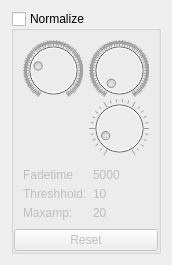
<?xml version="1.0" encoding="UTF-8"?>
<ui version="4.0">
 <class>Form</class>
 <widget class="QWidget" name="Form">
  <property name="geometry">
   <rect>
    <x>0</x>
    <y>0</y>
    <width>170</width>
    <height>260</height>
   </rect>
  </property>
  <property name="windowTitle">
   <string>crmp Normalize</string>
  </property>
  <layout class="QVBoxLayout" name="verticalLayout">
   <item>
    <widget class="QFrame" name="frmNormalize">
     <property name="frameShape">
      <enum>QFrame::NoFrame</enum>
     </property>
     <property name="frameShadow">
      <enum>QFrame::Raised</enum>
     </property>
     <layout class="QVBoxLayout" name="verticalLayout_4">
      <property name="spacing">
       <number>0</number>
      </property>
      <property name="margin">
       <number>0</number>
      </property>
      <item>
       <widget class="QGroupBox" name="Normalize">
        <property name="title">
         <string>Normalize</string>
        </property>
        <property name="checkable">
         <bool>true</bool>
        </property>
        <property name="checked">
         <bool>false</bool>
        </property>
        <layout class="QVBoxLayout" name="verticalLayout_9">
         <property name="spacing">
          <number>0</number>
         </property>
         <property name="margin">
          <number>0</number>
         </property>
         <item>
          <widget class="QWidget" name="gridWidget_2" native="true">
           <property name="minimumSize">
            <size>
             <width>0</width>
             <height>128</height>
            </size>
           </property>
           <property name="maximumSize">
            <size>
             <width>16777215</width>
             <height>128</height>
            </size>
           </property>
           <layout class="QGridLayout" name="gridLayout">
            <item row="0" column="0">
             <widget class="QDial" name="fadetime">
              <property name="minimumSize">
               <size>
                <width>60</width>
                <height>60</height>
               </size>
              </property>
              <property name="maximumSize">
               <size>
                <width>60</width>
                <height>60</height>
               </size>
              </property>
              <property name="toolTip">
               <string>Fadetime</string>
              </property>
              <property name="minimum">
               <number>0</number>
              </property>
              <property name="maximum">
               <number>20000</number>
              </property>
              <property name="pageStep">
               <number>20</number>
              </property>
              <property name="value">
               <number>5000</number>
              </property>
              <property name="notchesVisible">
               <bool>true</bool>
              </property>
             </widget>
            </item>
            <item row="0" column="1">
             <widget class="QDial" name="Maxamp">
              <property name="minimumSize">
               <size>
                <width>60</width>
                <height>60</height>
               </size>
              </property>
              <property name="maximumSize">
               <size>
                <width>60</width>
                <height>60</height>
               </size>
              </property>
              <property name="toolTip">
               <string>Maxamp</string>
              </property>
              <property name="minimum">
               <number>1</number>
              </property>
              <property name="maximum">
               <number>100000</number>
              </property>
              <property name="pageStep">
               <number>10</number>
              </property>
              <property name="value">
               <number>20</number>
              </property>
              <property name="orientation">
               <enum>Qt::Horizontal</enum>
              </property>
              <property name="invertedControls">
               <bool>false</bool>
              </property>
              <property name="wrapping">
               <bool>false</bool>
              </property>
              <property name="notchesVisible">
               <bool>true</bool>
              </property>
             </widget>
            </item>
            <item row="1" column="1">
             <widget class="QDial" name="threshhold">
              <property name="minimumSize">
               <size>
                <width>60</width>
                <height>60</height>
               </size>
              </property>
              <property name="maximumSize">
               <size>
                <width>60</width>
                <height>60</height>
               </size>
              </property>
              <property name="toolTip">
               <string>Threshhold</string>
              </property>
              <property name="minimum">
               <number>0</number>
              </property>
              <property name="maximum">
               <number>100</number>
              </property>
              <property name="pageStep">
               <number>10</number>
              </property>
              <property name="value">
               <number>10</number>
              </property>
              <property name="notchesVisible">
               <bool>true</bool>
              </property>
             </widget>
            </item>
           </layout>
          </widget>
         </item>
         <item>
          <widget class="QWidget" name="formWidget_2" native="true">
           <property name="sizePolicy">
            <sizepolicy hsizetype="Minimum" vsizetype="Minimum">
             <horstretch>0</horstretch>
             <verstretch>0</verstretch>
            </sizepolicy>
           </property>
           <property name="minimumSize">
            <size>
             <width>0</width>
             <height>70</height>
            </size>
           </property>
           <layout class="QFormLayout" name="formLayout_6">
            <property name="fieldGrowthPolicy">
             <enum>QFormLayout::ExpandingFieldsGrow</enum>
            </property>
            <item row="0" column="0">
             <widget class="QLabel" name="label_4">
              <property name="text">
               <string>Fadetime</string>
              </property>
             </widget>
            </item>
            <item row="0" column="1">
             <widget class="QLabel" name="lblfadeTime">
              <property name="text">
               <string>5000</string>
              </property>
             </widget>
            </item>
            <item row="1" column="0">
             <widget class="QLabel" name="label_6">
              <property name="text">
               <string>Threshhold:</string>
              </property>
             </widget>
            </item>
            <item row="1" column="1">
             <widget class="QLabel" name="lblthreshhold">
              <property name="text">
               <string>10</string>
              </property>
             </widget>
            </item>
            <item row="2" column="0">
             <widget class="QLabel" name="label_7">
              <property name="text">
               <string>Maxamp:</string>
              </property>
             </widget>
            </item>
            <item row="2" column="1">
             <widget class="QLabel" name="lblmaxamp">
              <property name="text">
               <string>20</string>
              </property>
             </widget>
            </item>
           </layout>
          </widget>
         </item>
         <item>
          <widget class="QPushButton" name="cmdNormalizeReset">
           <property name="text">
            <string>Reset</string>
           </property>
          </widget>
         </item>
        </layout>
       </widget>
      </item>
     </layout>
    </widget>
   </item>
  </layout>
 </widget>
 <resources/>
 <connections/>
</ui>
